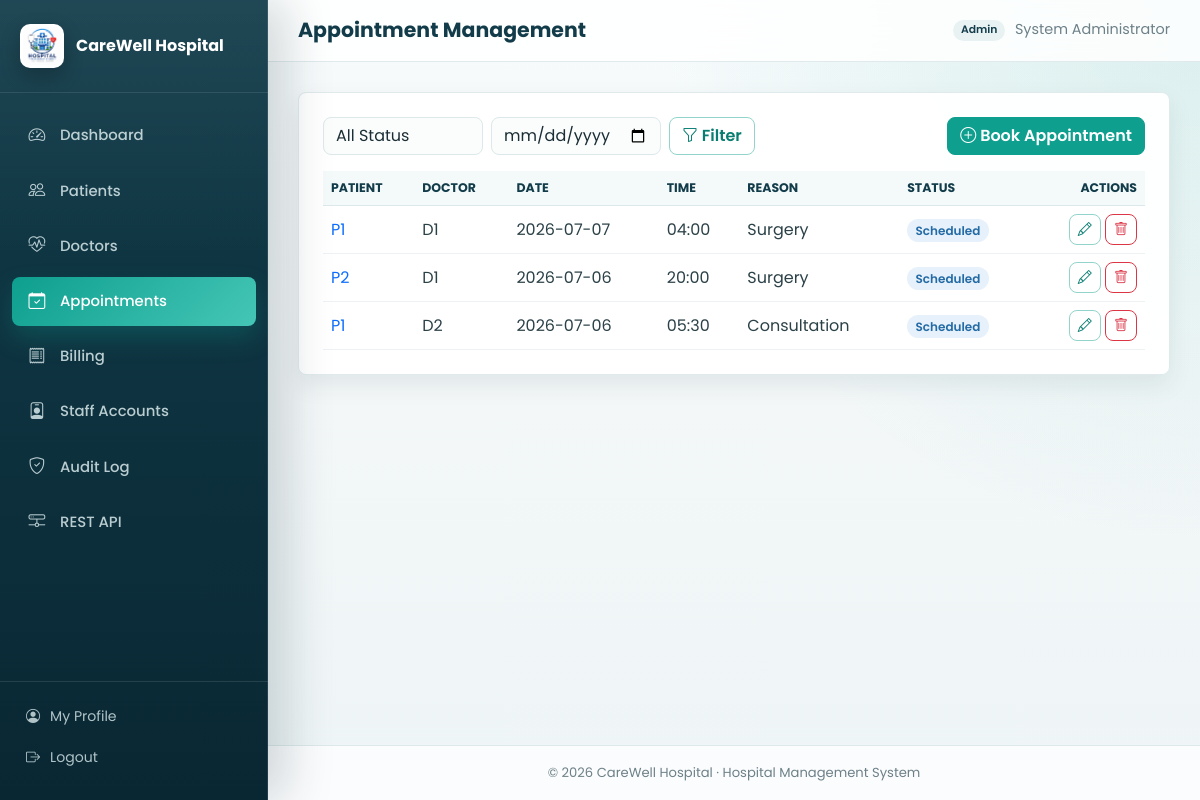
The app's page /appointments (signed in) with its own data.
### tables this page shows
CREATE TABLE appointments (
        id INTEGER PRIMARY KEY AUTOINCREMENT,
        patient_id INTEGER NOT NULL,
        doctor_id INTEGER NOT NULL,
        appointment_date TEXT NOT NULL,
        appointment_time TEXT NOT NULL,
        reason TEXT,
        status TEXT NOT NULL DEFAULT 'Scheduled'
            CHECK(status IN ('Scheduled', 'Completed', 'Cancelled', 'No-show')),
        diagnosis TEXT,
        prescription TEXT,
        notes TEXT,
        created_at TEXT NOT NULL DEFAULT (datetime('now')),
        updated_at TEXT NOT NULL DEFAULT (datetime('now')),
        FOREIGN KEY (patient_id) REFERENCES patients(id) ON DELETE CASCADE,
        FOREIGN KEY (doctor_id) REFERENCES doctors(id) ON DELETE CASCADE
    );

CREATE TABLE patients (
        id INTEGER PRIMARY KEY AUTOINCREMENT,
        mrn TEXT NOT NULL UNIQUE,
        name TEXT NOT NULL,
        dob TEXT,
        age INTEGER,
        gender TEXT NOT NULL,
        blood_group TEXT,
        phone TEXT NOT NULL,
        email TEXT,
        address TEXT NOT NULL,
        emergency_contact_name TEXT,
        emergency_contact_phone TEXT,
        disease TEXT,
        medical_history TEXT,
        allergies TEXT,
        photo TEXT,
        status TEXT NOT NULL DEFAULT 'Active' CHECK(status IN ('Active', 'Inactive')),
        created_at TEXT NOT NULL DEFAULT (datetime('now')),
        updated_at TEXT NOT NULL DEFAULT (datetime('now'))
    );

CREATE TABLE doctors (
        id INTEGER PRIMARY KEY AUTOINCREMENT,
        name TEXT NOT NULL,
        gender TEXT,
        department_id INTEGER,
        specialization TEXT NOT NULL,
        qualification TEXT,
        experience INTEGER NOT NULL DEFAULT 0,
        phone TEXT NOT NULL,
        email TEXT NOT NULL UNIQUE,
        consultation_fee REAL NOT NULL DEFAULT 0,
        availability TEXT,
        photo TEXT,
        status TEXT NOT NULL DEFAULT 'Active' CHECK(status IN ('Active', 'Inactive')),
        created_at TEXT NOT NULL DEFAULT (datetime('now')),
        FOREIGN KEY (department_id) REFERENCES departments(id) ON DELETE SET NULL
    );

### app.py (the view)
@app.route("/appointments")
@login_required
def appointments():
    status_filter = request.args.get("status", "").strip()
    date_filter = request.args.get("date", "").strip()
    conn = get_db_connection()
    query = """
        SELECT a.id, p.id AS patient_id, p.name AS patient_name,
               d.id AS doctor_id, d.name AS doctor_name,
               a.appointment_date, a.appointment_time, a.reason, a.status
        FROM appointments a
        JOIN patients p ON a.patient_id = p.id
        JOIN doctors d ON a.doctor_id = d.id
        WHERE 1=1
    """
    params = []
    if session.get("role") == "doctor" and session.get("doctor_id"):
        query += " AND a.doctor_id = ?"
        params.append(session["doctor_id"])
    if status_filter:
        query += " AND a.status = ?"
        params.append(status_filter)
    if date_filter:
        query += " AND a.appointment_date = ?"
        params.append(date_filter)
    query += " ORDER BY a.appointment_date DESC, a.appointment_time DESC"
    appointment_rows = conn.execute(query, params).fetchall()
    conn.close()
    return render_template(
        "appointments_list.html",
        appointments=appointment_rows,
        status_filter=status_filter,
        date_filter=date_filter,
    )

### app.py (called while the page is built)
@app.after_request
def set_security_headers(response):
    response.headers["X-Content-Type-Options"] = "nosniff"
    response.headers["X-Frame-Options"] = "SAMEORIGIN"
    response.headers["Referrer-Policy"] = "same-origin"
    return response

@app.before_request
def ensure_csrf_token():
    if "csrf_token" not in session:
        session["csrf_token"] = secrets.token_hex(16)
    session.permanent = True

@app.context_processor
def inject_globals():
    return {
        "hospital_name": HOSPITAL_NAME,
        "csrf_token": session.get("csrf_token", ""),
        "current_user": session.get("username"),
        "current_role": session.get("role"),
        "now": datetime.now(),
    }

### utils.py (called while the page is built)
def get_db_connection():
    conn = sqlite3.connect(DB_NAME)
    conn.row_factory = sqlite3.Row
    conn.execute("PRAGMA foreign_keys = ON")
    return conn

def login_required(f):
    @wraps(f)
    def decorated_function(*args, **kwargs):
        if "user_id" not in session:
            flash("Please log in to continue.", "warning")
            return redirect(url_for("login"))
        return f(*args, **kwargs)
    return decorated_function

### templates/appointments_list.html (shortened to what this page needs)
{% extends "base.html" %}
{% block page_title %}Appointment Management{% endblock %}
{% block content %}
<div class="panel">
  <div class="d-flex flex-wrap justify-content-between align-items-center gap-2 mb-3">
    <form class="d-flex gap-2 flex-wrap" method="GET">
      <select name="status" class="form-select" style="width:160px">
        <option value="">All Status</option>
      </select>
      <input type="date" name="date" value="{{ date_filter }}" class="form-control" style="width:170px">
      <button class="btn btn-outline-primary"><i class="bi bi-funnel"></i> Filter</button>
    </form>
    {% if current_role in ['admin','receptionist'] %}
    <a href="{{ url_for('book_appointment') }}" class="btn btn-primary"><i class="bi bi-plus-circle"></i> Book Appointment</a>
    {% endif %}
  </div>
  <div class="table-responsive">
    <table class="table table-hover align-middle">
      <thead>
        <tr><th>Patient</th><th>Doctor</th><th>Date</th><th>Time</th><th>Reason</th><th>Status</th><th class="text-end">Actions</th></tr>
      </thead>
      <tbody>
        {% for a in appointments %}
        <tr>
          <td><a href="{{ url_for('view_patient', id=a.patient_id) }}">{{ a.patient_name }}</a></td>
          <td>{{ a.doctor_name }}</td>
          <td>{{ a.appointment_date }}</td>
          <td>{{ a.appointment_time }}</td>
          <td>{{ a.reason or '-' }}</td>
          <td><span class="badge status-badge status-{{ a.status|lower }}">{{ a.status }}</span></td>
          <td class="text-end">
            <a href="{{ url_for('edit_appointment', id=a.id) }}" class="btn btn-sm btn-outline-primary" title="Edit / Update"><i class="bi bi-pencil"></i></a>
            {% if current_role in ['admin','receptionist'] %}
            <form action="{{ url_for('delete_appointment', id=a.id) }}" method="POST" class="d-inline" onsubmit="return confirm('Cancel and remove this appointment?');">
              <button class="btn btn-sm btn-outline-danger" title="Delete"><i class="bi bi-trash"></i></button>
            </form>
            {% endif %}
          </td>
        </tr>
        {% else %}
        <tr><td colspan="7" class="text-center text-muted py-4">No appointments found.</td></tr>
        {% endfor %}
      </tbody>
    </table>
  </div>
</div>
{% endblock %}

### templates/base.html (shortened to what this page needs)
<!DOCTYPE html>
<html lang="en">
<head>
<link href="https://cdn.jsdelivr.net/npm/bootstrap@5.3.3/dist/css/bootstrap.min.css" rel="stylesheet">
<link href="https://cdn.jsdelivr.net/npm/bootstrap-icons@1.11.3/font/bootstrap-icons.css" rel="stylesheet">
<link rel="stylesheet" href="{{ url_for('static', filename='style.css') }}">
</head>
<body>
{% if session.get('user_id') %}
<div class="app-shell">
  <aside class="sidebar" id="sidebar">
    <div class="sidebar-brand">
      <img src="{{ url_for('static', filename='logo.png') }}" alt="logo">
      <span>{{ hospital_name }}</span>
    </div>
    <nav class="sidebar-nav">
      <a href="{{ url_for('dashboard') }}" class="{{ 'active' if request.endpoint=='dashboard' }}">
        <i class="bi bi-speedometer2"></i> Dashboard
      </a>
      <a href="{{ url_for('patients') }}" class="{{ 'active' if request.endpoint in ['patients','view_patient','add_patient','edit_patient'] }}">
        <i class="bi bi-people"></i> Patients
      </a>
      <a href="{{ url_for('doctors') }}" class="{{ 'active' if request.endpoint in ['doctors','add_doctor','edit_doctor'] }}">
        <i class="bi bi-heart-pulse"></i> Doctors
      </a>
      <a href="{{ url_for('appointments') }}" class="{{ 'active' if request.endpoint in ['appointments','book_appointment','edit_appointment'] }}">
        <i class="bi bi-calendar-check"></i> Appointments
      </a>
      {% if current_role in ['admin','receptionist'] %}
      <a href="{{ url_for('bills') }}" class="{{ 'active' if request.endpoint in ['bills','billing','view_bill'] }}">
        <i class="bi bi-receipt"></i> Billing
      </a>
      {% endif %}
      {% if current_role == 'admin' %}
      <a href="{{ url_for('users') }}" class="{{ 'active' if request.endpoint in ['users','add_user','edit_user'] }}">
        <i class="bi bi-person-badge"></i> Staff Accounts
      </a>
      <a href="{{ url_for('audit_log_view') }}" class="{{ 'active' if request.endpoint=='audit_log_view' }}">
        <i class="bi bi-shield-check"></i> Audit Log
      </a>
      {% endif %}
      <a href="{{ url_for('api_home') }}" target="_blank">
        <i class="bi bi-hdd-network"></i> REST API
      </a>
    </nav>
    <div class="sidebar-footer">
      <a href="{{ url_for('profile') }}"><i class="bi bi-person-circle"></i> My Profile</a>
      <a href="{{ url_for('logout') }}"><i class="bi bi-box-arrow-right"></i> Logout</a>
    </div>
  </aside>
  <div class="main-area">
    <header class="topbar">
      <h1 class="page-title">{% block page_title %}Dashboard{% endblock %}</h1>
      <div class="topbar-user">
        <span class="badge text-bg-secondary text-capitalize">{{ current_role }}</span>
        <span>{{ session.get('full_name', current_user) }}</span>
      </div>
    </header>
    <main class="content">
      {% block content %}{% endblock %}
    </main>
    <footer class="app-footer">
      &copy; {{ now.year }} {{ hospital_name }} &middot; Hospital Management System
    </footer>
  </div>
</div>
{% else %}
  {% block auth_content %}{% endblock %}
{% endif %}
</body>
</html>

### records on screen
appointments: patient_name "P1", doctor_name "D1", appointment_date "2026-07-07", appointment_time "04:00", reason "Surgery", status "Scheduled"
appointments: patient_name "P2", doctor_name "D1", appointment_date "2026-07-06", appointment_time "20:00", reason "Surgery", status "Scheduled"
appointments: patient_name "P1", doctor_name "D2", appointment_date "2026-07-06", appointment_time "05:30", reason "Consultation", status "Scheduled"

### other values on screen
{{ hospital_name }} "CareWell Hospital"
{{ current_role }} "Admin"
{{ session.get('full_name', current_user) }} "System Administrator"
